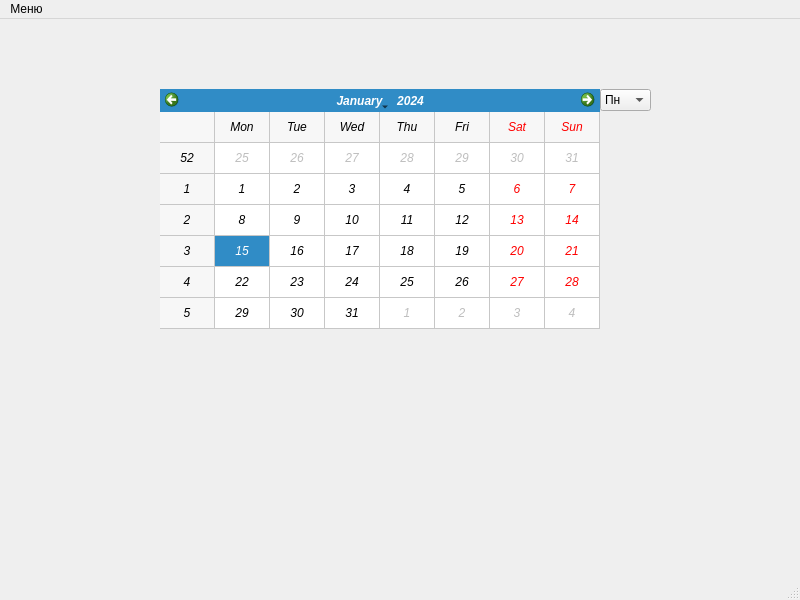
<?xml version="1.0" encoding="UTF-8"?>
<ui version="4.0">
 <class>MainWindow</class>
 <widget class="QMainWindow" name="MainWindow">
  <property name="geometry">
   <rect>
    <x>0</x>
    <y>0</y>
    <width>800</width>
    <height>600</height>
   </rect>
  </property>
  <property name="windowTitle">
   <string>MainWindow</string>
  </property>
  <property name="unifiedTitleAndToolBarOnMac">
   <bool>false</bool>
  </property>
  <widget class="QWidget" name="centralwidget">
   <widget class="QWidget" name="layoutWidget">
    <property name="geometry">
     <rect>
      <x>160</x>
      <y>70</y>
      <width>440</width>
      <height>240</height>
     </rect>
    </property>
    <layout class="QHBoxLayout" name="horizontalLayout">
     <item>
      <layout class="QVBoxLayout" name="verticalLayout">
       <item>
        <widget class="QCalendarWidget" name="calendarWidget">
         <property name="font">
          <font>
           <italic>true</italic>
          </font>
         </property>
         <property name="minimumDate">
          <date>
           <year>2022</year>
           <month>9</month>
           <day>14</day>
          </date>
         </property>
         <property name="maximumDate">
          <date>
           <year>2026</year>
           <month>12</month>
           <day>31</day>
          </date>
         </property>
         <property name="gridVisible">
          <bool>true</bool>
         </property>
        </widget>
       </item>
      </layout>
     </item>
    </layout>
   </widget>
   <widget class="QWidget" name="">
    <property name="geometry">
     <rect>
      <x>600</x>
      <y>70</y>
      <width>51</width>
      <height>241</height>
     </rect>
    </property>
    <layout class="QVBoxLayout" name="verticalLayout_2">
     <item>
      <widget class="QComboBox" name="comboBox">
       <item>
        <property name="text">
         <string>Пн</string>
        </property>
       </item>
       <item>
        <property name="text">
         <string>Вт</string>
        </property>
       </item>
       <item>
        <property name="text">
         <string>Ср</string>
        </property>
       </item>
       <item>
        <property name="text">
         <string>Чт</string>
        </property>
       </item>
       <item>
        <property name="text">
         <string>Пт</string>
        </property>
       </item>
       <item>
        <property name="text">
         <string>Сб</string>
        </property>
       </item>
       <item>
        <property name="text">
         <string>Вс</string>
        </property>
       </item>
      </widget>
     </item>
     <item>
      <spacer name="verticalSpacer">
       <property name="orientation">
        <enum>Qt::Vertical</enum>
       </property>
       <property name="sizeHint" stdset="0">
        <size>
         <width>20</width>
         <height>40</height>
        </size>
       </property>
      </spacer>
     </item>
    </layout>
   </widget>
  </widget>
  <widget class="QMenuBar" name="menubar">
   <property name="geometry">
    <rect>
     <x>0</x>
     <y>0</y>
     <width>800</width>
     <height>26</height>
    </rect>
   </property>
   <widget class="QMenu" name="menu">
    <property name="title">
     <string>Меню</string>
    </property>
    <addaction name="action"/>
    <addaction name="action_2"/>
   </widget>
   <addaction name="menu"/>
  </widget>
  <widget class="QStatusBar" name="statusbar"/>
  <action name="action">
   <property name="icon">
    <iconset resource="resourse.qrc">
     <normaloff>:/image/resourse/menu/about.png</normaloff>:/image/resourse/menu/about.png</iconset>
   </property>
   <property name="text">
    <string>Авторы</string>
   </property>
  </action>
  <action name="action_2">
   <property name="text">
    <string>Выход</string>
   </property>
  </action>
 </widget>
 <resources>
  <include location="resourse.qrc"/>
 </resources>
 <connections>
  <connection>
   <sender>action_2</sender>
   <signal>triggered()</signal>
   <receiver>MainWindow</receiver>
   <slot>close()</slot>
   <hints>
    <hint type="sourcelabel">
     <x>-1</x>
     <y>-1</y>
    </hint>
    <hint type="destinationlabel">
     <x>399</x>
     <y>299</y>
    </hint>
   </hints>
  </connection>
 </connections>
</ui>
